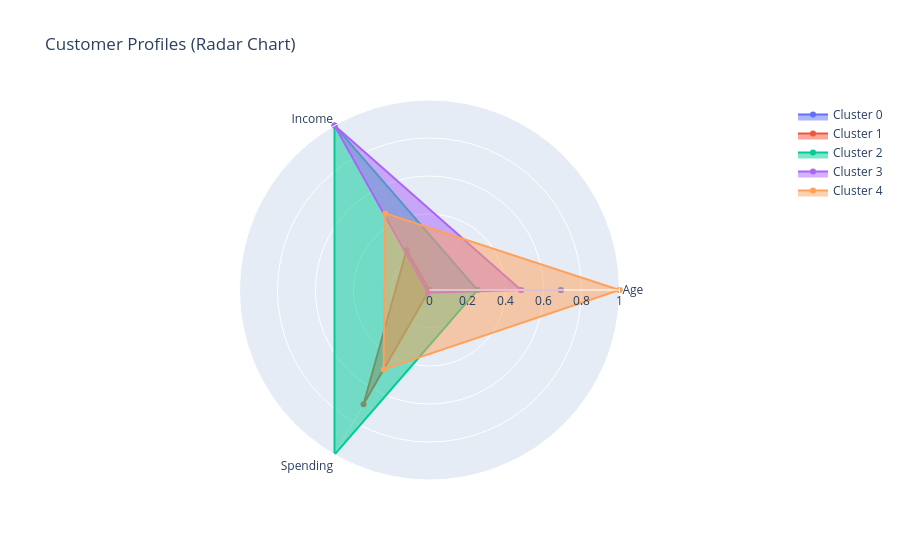

Notebook cell for this chart:
### Markdown cell above
### Visualization Analysis: Scatter/Pair Plot
- **Marking Values:** Look for distinct clusters, straight lines, or chaotic clouds of points.
- **Correct Interpretation:** A clear diagonal trend indicates a linear relationship. Distinct, separated blobs indicate the data is highly clusterable or easily classified.
- **How to Interpret:** Each dot represents a single row of data plotted across two feature dimensions.
- **Common Mistakes:** Over-interpreting a 2D scatter plot when the model actually operates in high-dimensional space (PCA should be used to crush dimensions first).

### Code cell
# 4. Radar Chart for Cluster Profiling
import plotly.graph_objects as go
from math import pi

categories = ['Age', 'Income', 'Spending']
fig = go.Figure()

# Normalize means for the radar chart (0-1 scale)
cluster_means_norm = scaler_mm.fit_transform(cluster_means)

for i in range(k_opt):
    fig.add_trace(go.Scatterpolar(
        r=cluster_means_norm[i].tolist() + [cluster_means_norm[i][0]],
        theta=categories + [categories[0]],
        fill='toself',
        name=f'Cluster {i}'
    ))

fig.update_layout(
  polar=dict(
    radialaxis=dict(visible=True, range=[0, 1])
  ),
  showlegend=True,
  title="Customer Profiles (Radar Chart)"
)
fig.show()

### Figure 1 — Plotly figure (JSON) as saved in the notebook; plotly's stock layout.template omitted (floating-point values rounded to 4 significant figures)
{"data": [{"fill": "toself", "name": "Cluster 0", "r": [0.6916, 0, 0, 0.6916], "theta": ["Age", "Income", "Spending", "Age"], "type": "scatterpolar"}, {"fill": "toself", "name": "Cluster 1", "r": [0, 0.2416, 0.6947, 0], "theta": ["Age", "Income", "Spending", "Age"], "type": "scatterpolar"}, {"fill": "toself", "name": "Cluster 2", "r": [0.2525, 1, 1.0, 0.2525], "theta": ["Age", "Income", "Spending", "Age"], "type": "scatterpolar"}, {"fill": "toself", "name": "Cluster 3", "r": [0.4821, 1, 0.01599, 0.4821], "theta": ["Age", "Income", "Spending", "Age"], "type": "scatterpolar"}, {"fill": "toself", "name": "Cluster 4", "r": [1, 0.4655, 0.4827, 1], "theta": ["Age", "Income", "Spending", "Age"], "type": "scatterpolar"}], "layout": {"polar": {"radialaxis": {"range": [0, 1], "visible": true}}, "showlegend": true, "title": {"text": "Customer Profiles (Radar Chart)"}}}
